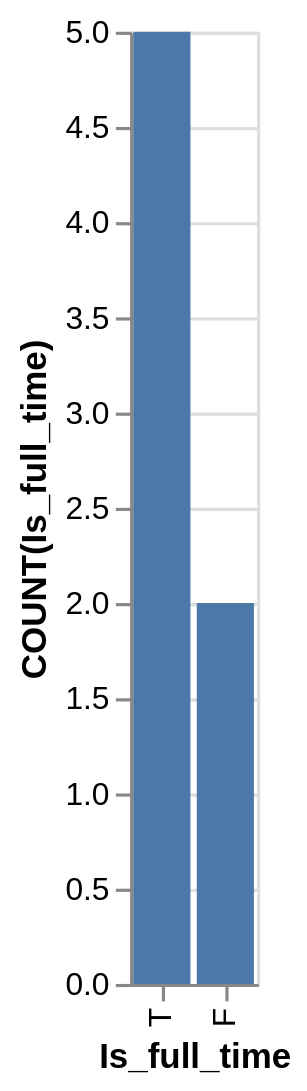

This figure's Vega-Lite source:
### Vega-Lite specification from a JSON file in a GitHub repository (floating-point values rounded to 4 significant figures)
{"data": {"values": [{"x_data": "T", "y_data": 5}, {"x_data": "F", "y_data": 2}]}, "mark": "bar", "encoding": {"x": {"field": "x_data", "type": "nominal", "title": "Is_full_time", "sort": "descending"}, "y": {"field": "y_data", "type": "quantitative", "title": "COUNT(Is_full_time)"}}}
